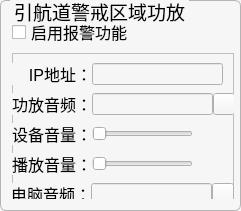
  <widget class="QGroupBox" name="groupBox_14">
   <property name="geometry">
    <rect>
     <x>1170</x>
     <y>230</y>
     <width>241</width>
     <height>211</height>
    </rect>
   </property>
   <property name="font">
    <font>
     <pointsize>14</pointsize>
    </font>
   </property>
   <property name="styleSheet">
    <string notr="true">QGroupBox {
	background-color: #f6f6f6;
    border-width: 1px;
    border-radius: 6px;
   border-style:solid;
  border-color: #b4b4b4;
  margin-top: 2ex;
}
QGroupBox::title {
     subcontrol-origin: margin;
     subcontrol-position: top left;
   left:10px;
     margin-left: 0px;
     padding:0 1px;
}</string>
   </property>
   <property name="title">
    <string>引航道警戒区域功放</string>
   </property>
   <layout class="QVBoxLayout" name="verticalLayout_3">
    <property name="topMargin">
     <number>16</number>
    </property>
    <property name="rightMargin">
     <number>6</number>
    </property>
    <item>
     <widget class="QCheckBox" name="checkBox_outside_audio_used">
      <property name="font">
       <font>
        <pointsize>12</pointsize>
       </font>
      </property>
      <property name="text">
       <string>启用报警功能</string>
      </property>
     </widget>
    </item>
    <item>
     <widget class="QFrame" name="frame_outside_audio">
      <property name="styleSheet">
       <string notr="true">background-color: #f6f6f6;</string>
      </property>
      <property name="frameShape">
       <enum>QFrame::StyledPanel</enum>
      </property>
      <property name="frameShadow">
       <enum>QFrame::Raised</enum>
      </property>
      <widget class="QLabel" name="label_54">
       <property name="geometry">
        <rect>
         <x>0</x>
         <y>100</y>
         <width>80</width>
         <height>22</height>
        </rect>
       </property>
       <property name="font">
        <font>
         <pointsize>12</pointsize>
        </font>
       </property>
       <property name="text">
        <string>播放音量：</string>
       </property>
       <property name="alignment">
        <set>Qt::AlignRight|Qt::AlignTrailing|Qt::AlignVCenter</set>
       </property>
      </widget>
      <widget class="QSlider" name="horizontalSlider_outside_audio_play_volume">
       <property name="geometry">
        <rect>
         <x>80</x>
         <y>100</y>
         <width>101</width>
         <height>22</height>
        </rect>
       </property>
       <property name="maximum">
        <number>100</number>
       </property>
       <property name="orientation">
        <enum>Qt::Horizontal</enum>
       </property>
      </widget>
      <widget class="QLineEdit" name="lineEdit_outside_audio_filepath">
       <property name="geometry">
        <rect>
         <x>80</x>
         <y>40</y>
         <width>121</width>
         <height>22</height>
        </rect>
       </property>
       <property name="font">
        <font>
         <pointsize>12</pointsize>
        </font>
       </property>
       <property name="alignment">
        <set>Qt::AlignCenter</set>
       </property>
      </widget>
      <widget class="QLabel" name="label_55">
       <property name="geometry">
        <rect>
         <x>0</x>
         <y>10</y>
         <width>80</width>
         <height>22</height>
        </rect>
       </property>
       <property name="font">
        <font>
         <pointsize>12</pointsize>
        </font>
       </property>
       <property name="text">
        <string>IP地址：</string>
       </property>
       <property name="alignment">
        <set>Qt::AlignRight|Qt::AlignTrailing|Qt::AlignVCenter</set>
       </property>
      </widget>
      <widget class="QLabel" name="label_56">
       <property name="geometry">
        <rect>
         <x>0</x>
         <y>70</y>
         <width>80</width>
         <height>22</height>
        </rect>
       </property>
       <property name="font">
        <font>
         <pointsize>12</pointsize>
        </font>
       </property>
       <property name="text">
        <string>设备音量：</string>
       </property>
       <property name="alignment">
        <set>Qt::AlignRight|Qt::AlignTrailing|Qt::AlignVCenter</set>
       </property>
      </widget>
      <widget class="QLabel" name="label_57">
       <property name="geometry">
        <rect>
         <x>0</x>
         <y>40</y>
         <width>80</width>
         <height>22</height>
        </rect>
       </property>
       <property name="font">
        <font>
         <pointsize>12</pointsize>
        </font>
       </property>
       <property name="text">
        <string>功放音频：</string>
       </property>
       <property name="alignment">
        <set>Qt::AlignRight|Qt::AlignTrailing|Qt::AlignVCenter</set>
       </property>
      </widget>
      <widget class="QLabel" name="label_outside_audio_play_volume">
       <property name="geometry">
        <rect>
         <x>190</x>
         <y>100</y>
         <width>21</width>
         <height>22</height>
        </rect>
       </property>
       <property name="font">
        <font>
         <pointsize>12</pointsize>
        </font>
       </property>
       <property name="text">
        <string/>
       </property>
       <property name="alignment">
        <set>Qt::AlignCenter</set>
       </property>
      </widget>
      <widget class="QLabel" name="label_outside_audio_device_volume">
       <property name="geometry">
        <rect>
         <x>190</x>
         <y>70</y>
         <width>21</width>
         <height>22</height>
        </rect>
       </property>
       <property name="font">
        <font>
         <pointsize>12</pointsize>
        </font>
       </property>
       <property name="text">
        <string/>
       </property>
       <property name="alignment">
        <set>Qt::AlignCenter</set>
       </property>
      </widget>
      <widget class="QLineEdit" name="lineEdit_outside_audio_host">
       <property name="geometry">
        <rect>
         <x>80</x>
         <y>10</y>
         <width>131</width>
         <height>22</height>
        </rect>
       </property>
       <property name="font">
        <font>
         <pointsize>12</pointsize>
        </font>
       </property>
       <property name="alignment">
        <set>Qt::AlignCenter</set>
       </property>
      </widget>
      <widget class="QSlider" name="horizontalSlider_outside_audio_device_volume">
       <property name="geometry">
        <rect>
         <x>80</x>
         <y>70</y>
         <width>101</width>
         <height>22</height>
        </rect>
       </property>
       <property name="maximum">
        <number>100</number>
       </property>
       <property name="orientation">
        <enum>Qt::Horizontal</enum>
       </property>
      </widget>
      <widget class="QPushButton" name="pushButton_outside_audio_select_file">
       <property name="geometry">
        <rect>
         <x>201</x>
         <y>40</y>
         <width>22</width>
         <height>22</height>
        </rect>
       </property>
       <property name="text">
        <string/>
       </property>
       <property name="icon">
        <iconset resource="../resources.qrc">
         <normaloff>:/resource/go-down-symbolic.symbolic.png</normaloff>:/resource/go-down-symbolic.symbolic.png</iconset>
       </property>
      </widget>
      <widget class="QPushButton" name="pushButton_outside_computer_select_file">
       <property name="geometry">
        <rect>
         <x>200</x>
         <y>130</y>
         <width>22</width>
         <height>22</height>
        </rect>
       </property>
       <property name="text">
        <string/>
       </property>
       <property name="icon">
        <iconset resource="../resources.qrc">
         <normaloff>:/resource/go-down-symbolic.symbolic.png</normaloff>:/resource/go-down-symbolic.symbolic.png</iconset>
       </property>
      </widget>
      <widget class="QLineEdit" name="lineEdit_outside_computer_filepath">
       <property name="geometry">
        <rect>
         <x>79</x>
         <y>130</y>
         <width>121</width>
         <height>22</height>
        </rect>
       </property>
       <property name="font">
        <font>
         <pointsize>12</pointsize>
        </font>
       </property>
       <property name="alignment">
        <set>Qt::AlignCenter</set>
       </property>
      </widget>
      <widget class="QLabel" name="label_58">
       <property name="geometry">
        <rect>
         <x>-1</x>
         <y>130</y>
         <width>80</width>
         <height>22</height>
        </rect>
       </property>
       <property name="font">
        <font>
         <pointsize>12</pointsize>
        </font>
       </property>
       <property name="text">
        <string>电脑音频：</string>
       </property>
       <property name="alignment">
        <set>Qt::AlignRight|Qt::AlignTrailing|Qt::AlignVCenter</set>
       </property>
      </widget>
     </widget>
    </item>
   </layout>
  </widget>
